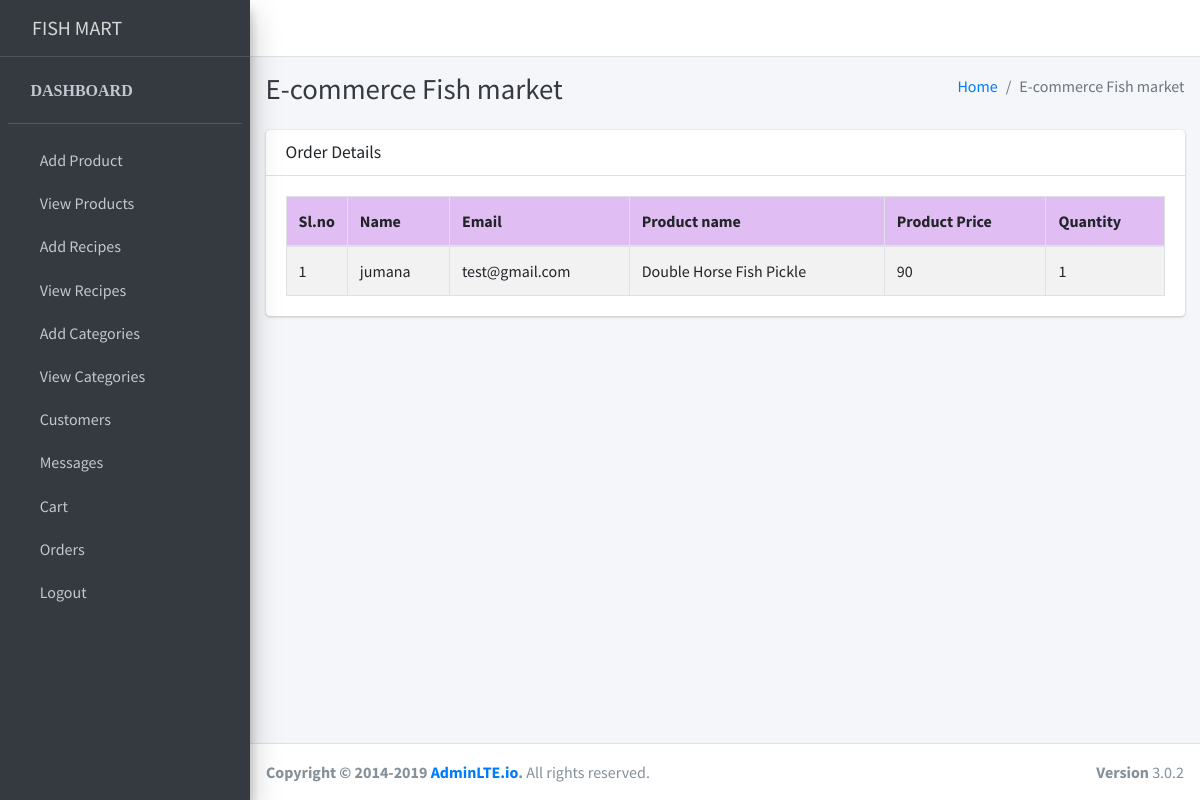
Page /cart/ on the committed database.
### webapp/models.py (models this page shows)
class Cart(models.Model):
    productid=models.ForeignKey(products_db,on_delete=CASCADE,null=True,blank=True)
    userid=models.ForeignKey(regdb,on_delete=CASCADE,null=True,blank=True)
    Total=models.IntegerField(null=True,blank=True)
    quantity=models.IntegerField(null=True,blank=True)
    status = models.IntegerField(null=True,blank=True)

class regdb(models.Model):
    name=models.CharField(max_length=25,null=True,blank=False)
    mobileno=models.CharField(max_length=25,null=True,blank=False)
    email=models.CharField(max_length=25,null=True,blank=False)
    password=models.CharField(max_length=25,null=True,blank=False)

### myapp/models.py (models this page shows)
class products_db(models.Model):
    name = models.CharField(max_length=50)
    weight = models.CharField(max_length=50)
    categ=models.CharField(max_length=10,null=True,blank=True)
    price = models.CharField(max_length=50)
    image = models.ImageField(upload_to='productimage/')

### myapp/views.py (the view)
# urls.py: path('cart/', views.cart, name='cart'),
def cart(request):
    data = Cart.objects.filter(status=0)
    return render(request, 'cart.html',{'data':data})

### myapp/templates/cart.html
{% extends "base.html" %}
{% block content %}
{% load static%}
<div class="col-xs-12">
    <div class="card">
      <div class="card-header">
        <h3 class="card-title">Order Details</h3>
      </div>
      <div class="card-body">
        <table id="example1" class="table table-bordered table-striped "  >
          <thead>
          <tr bgcolor="#e0bdf2">
          <th style="width:5%">Sl.no</th>
          <th>Name</th>
          <th>Email</th>
          <th>Product name</th>
          <th>Product Price</th>
          <th>Quantity</th>
        </tr>
    </thead>
    <tbody>
          {% for da in data %}
          <tr>
          <td>{{ forloop.counter }}</td>
          <td>{{ da.userid.name }}</td>
          <td>{{ da.userid.email }}</td>
          <td>{{ da.productid.name }}</td>
          <td>{{ da.productid.price}}</td>
          <td>{{ da.quantity }}</td>
         </tr>
          {% endfor %}
    </tbody>
    </table>
</div>
</div>
{% endblock %}

### rows in the picture
Cart: userid.name "jumana", userid.email "test@gmail.com", productid.name "Double Horse Fish Pickle", productid.price "90", quantity "1"
